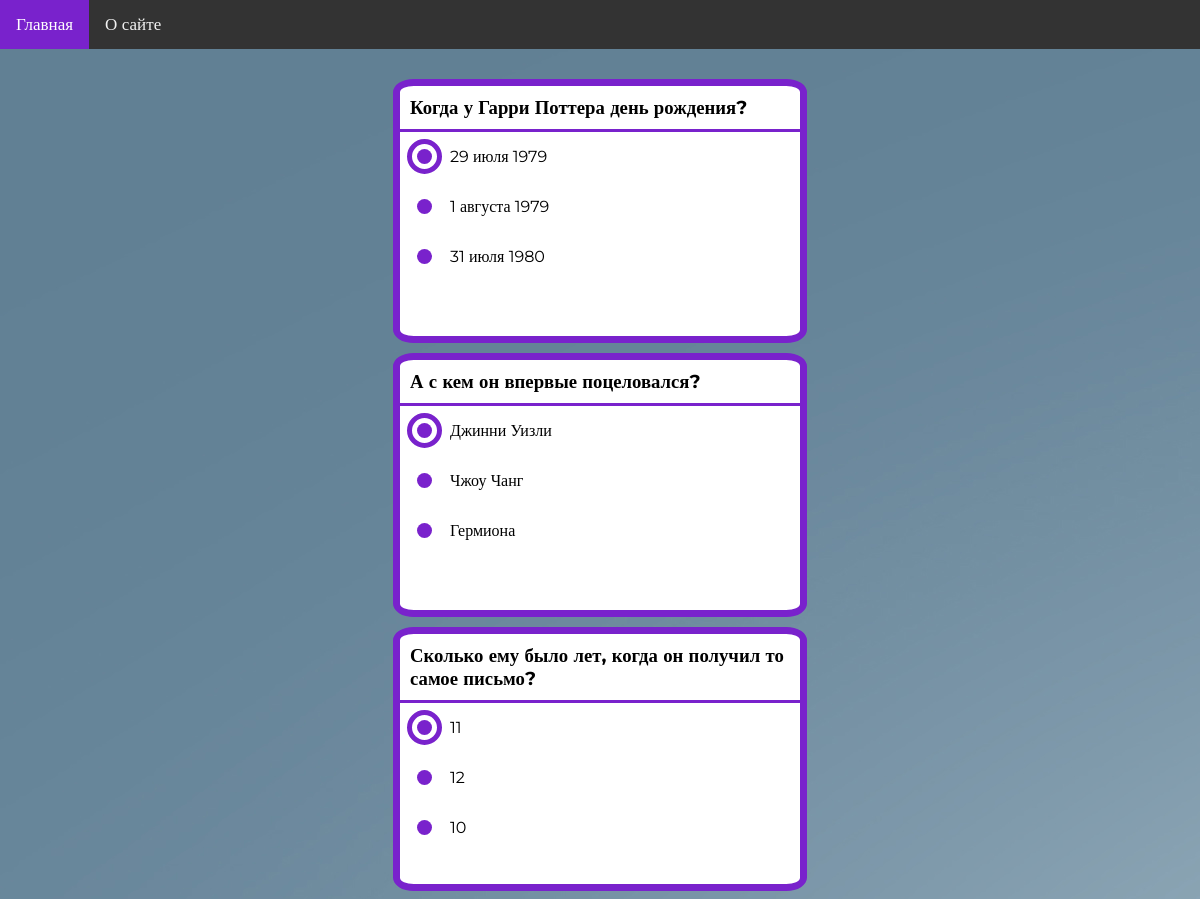
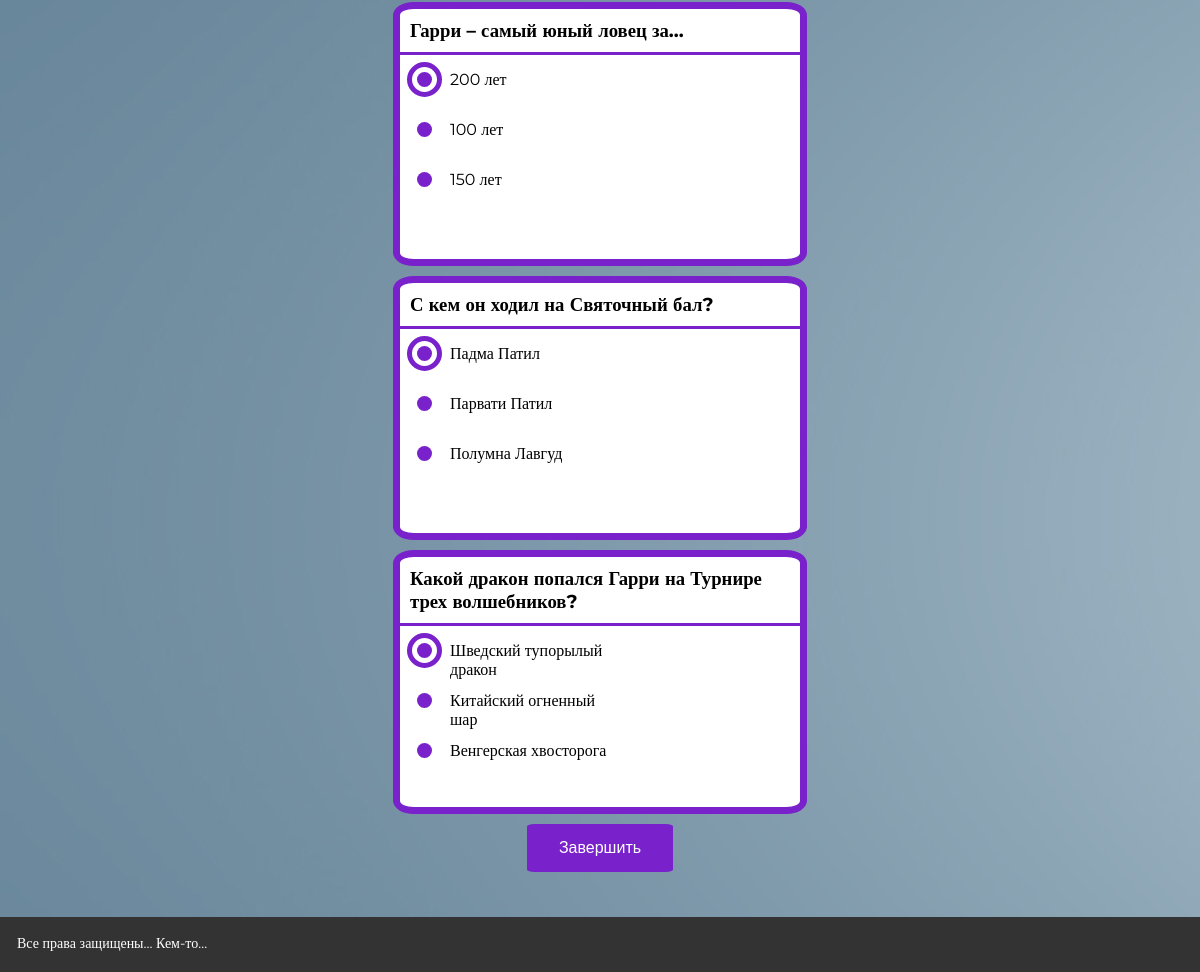
The app's page /quiz/kak-horosho-ty-znaesh-garri-pottera with its own data (2 pictures, top to bottom).
### quiz/models.py (models this page shows, shortened)
class Questions(models.Model):
    question = models.CharField(max_length=255)
    slug = models.SlugField(max_length=255, unique=True, db_index=True)
    quiz = models.ForeignKey(Quiz, on_delete=models.PROTECT)

class Answers(models.Model):
    answer = models.CharField(max_length=255)
    is_right = models.BooleanField()
    question = models.ForeignKey(Questions, on_delete=models.PROTECT)

### quiz/views.py (the view, shortened to what this page needs)
# urls.py: path('quiz/<slug:test_slug>', show_quiz, name='quiz'),
def show_quiz(request, test_slug):
    test = get_object_or_404(Quiz, slug=test_slug)
    questions = test.questions_set.all()
    answers = [q.answers_set.all() for q in questions]
    first_answers = list(map(lambda x: x[0], answers))
    q_and_a = list(zip(questions, answers, first_answers))
    context = {
        'q_and_a': q_and_a
    }
    return render(request, 'quiz.html', context=context)

### quiz/templates/quiz.html (shortened to what this page needs)
{% extends 'base.html' %}
{% block content %}
        <form method="post">
        {% for i, j, t in q_and_a %}
            <div class="center">
                <div class="box">
                <ul>
                <h3 class="box-title">{{ i.question }}</h3>
                <hr>
            {% for k in j %}
                <li>
                {% if k == t %}
                    <label>{{ k.answer }}</label>
                    {% else %}
                    <label>{{ k.answer }}</label>
                    {% endif %}
                <div class="bullet">
                </div>
                </li>
            {% endfor %}
                </ul>
                </div>
            </div>
        {% endfor %}
    <p class="center"><button type="submit" class="submit-margin">Завершить</button></p>
        </form>
{% endblock %}

### quiz/static/quiz/css/styles.css (style rules this page uses)
* { margin: 0; padding: 0; }
html, body { font-family: 'Montserrat'; background-image: url("abstract-luxury-gradient-blue-background-smooth-dark-blue-with-black-vignette-studio-banner.jpg"); height: 100%; }
.center { display: flex; justify-content: center; }
.box { margin-bottom: 10px; height: 250px; width: 400px; border:7px solid #7922CC; border-radius: 5%; background-color: white; }
.box-title { margin: 10px; width: 380px; }
hr { border: none; background-color: #7922CC; color: #7922CC; height: 3px; margin-bottom: 5px; width: 400px; }
.submit-margin { margin-bottom: 100px; background-color: #7922CC; display: inline-block; text-decoration: none; font-size: 16px; border: none; color: white; padding: 15px 32px; cursor: pointer; border-radius: 5%; }
ul { list-style-type: none; width: 220px; }
li { margin-left: 10px; position: relative; padding: 10px; padding-left: 40px; height:30px; }
label:before { content: ""; width: 15px; height: 15px; background: #7922CC; position: absolute; left: 7px; top: calc(50% - 13px); box-sizing: border-box; border-radius: 50%; }
.bullet { position: relative; width: 25px; height: 25px; left: -3px; top: 2px; border: 5px solid #7922CC; opacity: 0; border-radius: 50%; }
input[type="radio"]:checked ~ .bullet { position:absolute; opacity: 1; animation-name: explode; animation-duration: 0.350s; }

### records on screen
Questions: question "Когда у Гарри Поттера день рождения?"
Answers: answer "29 июля 1979"
Answers: answer "1 августа 1979"
Answers: answer "31 июля 1980"
Questions: question "А с кем он впервые поцеловался?"
Answers: answer "Джинни Уизли"
Answers: answer "Чжоу Чанг"
Answers: answer "Гермиона"
Questions: question "Сколько ему было лет, когда он получил то самое письмо?"
Answers: answer "11"
Answers: answer "12"
Answers: answer "10"
Questions: question "Гарри – самый юный ловец за…"
Answers: answer "200 лет"
Answers: answer "100 лет"
Answers: answer "150 лет"
Questions: question "С кем он ходил на Святочный бал?"
Answers: answer "Падма Патил"
Answers: answer "Парвати Патил"
Answers: answer "Полумна Лавгуд"
Questions: question "Какой дракон попался Гарри на Турнире трех волшебников?"
Answers: answer "Шведский тупорылый дракон"
Answers: answer "Китайский огненный шар"
Answers: answer "Венгерская хвосторога"
